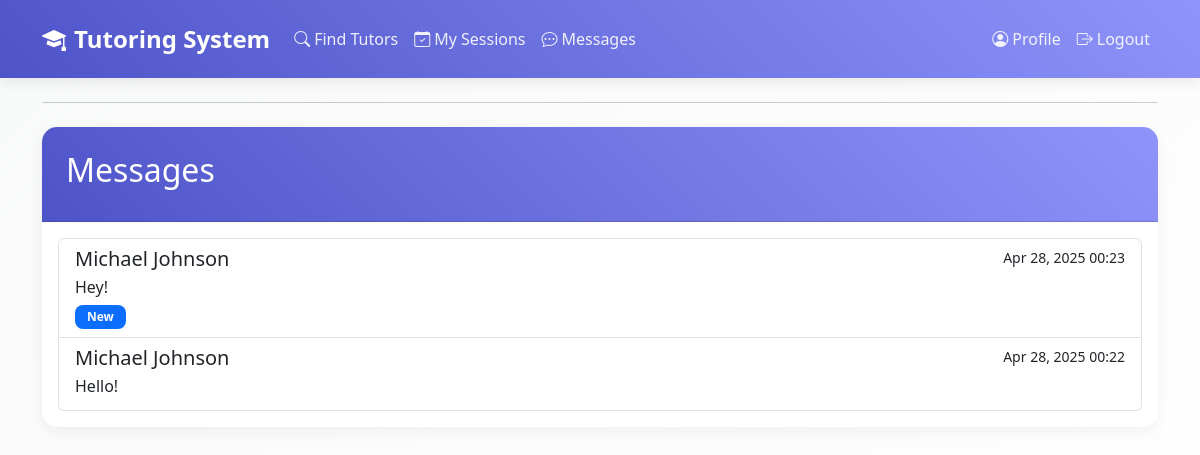
/messages/ (signed in), run on the app's committed database.
### core/models.py (models this page shows, shortened)
class Message(models.Model):
    sender = models.ForeignKey(User, on_delete=models.CASCADE, related_name='sent_messages')
    receiver = models.ForeignKey(User, on_delete=models.CASCADE, related_name='received_messages')
    content = models.TextField()
    timestamp = models.DateTimeField(auto_now_add=True)
    is_read = models.BooleanField(default=False)

### core/views.py (the view)
# urls.py: path('messages/', views.messages_view, name='messages'),
@login_required
def messages_view(request):
    conversations = ChatMessage.objects.filter(
        Q(sender=request.user) | Q(receiver=request.user)
    ).order_by('-timestamp')
    return render(request, 'core/messages.html', {'conversations': conversations})

### core/context_processors.py (called while the page is built)
def paypal_settings(request):
    return {
        'PAYPAL_DONATE_BUSINESS_EMAIL': settings.PAYPAL_DONATE_BUSINESS_EMAIL,
        'PAYPAL_DONATE_CURRENCY':       settings.PAYPAL_DONATE_CURRENCY,
    }

### templates/core/messages.html (shortened to what this page needs)
{% extends 'base.html' %}
{% block content %}
<div class="row">
    <div class="col-md-12">
        <div class="card">
            <div class="card-header">
                <h2>Messages</h2>
            </div>
            <div class="card-body">
                {% if conversations %}
                <div class="list-group">
                    {% for message in conversations %}
                    <a href="{% url 'send_message' message.sender.id %}" class="list-group-item list-group-item-action">
                        <div class="d-flex w-100 justify-content-between">
                            <h5 class="mb-1">
                                {% if message.sender == request.user %}
                                    {{ message.receiver.username }}
                                {% else %}
                                    {{ message.sender.username }}
                                {% endif %}
                            </h5>
                            <small>{{ message.timestamp|date:"M d, Y H:i" }}</small>
                        </div>
                        <p class="mb-1">{{ message.content|truncatechars:100 }}</p>
                        {% if not message.is_read and message.receiver == request.user %}
                            <span class="badge bg-primary">New</span>
                        {% endif %}
                    </a>
                    {% endfor %}
                </div>
                {% else %}
                <div class="alert alert-info">
                    You don't have any messages yet.
                    <a href="{% url 'tutor_search' %}">Find a tutor</a> to start a conversation.
                </div>
                {% endif %}
            </div>
        </div>
    </div>
</div>
{% endblock %}

### templates/base.html (style rules this page uses)
:root { --primary-color: #4e54c8; --secondary-color: #8f94fb; --accent-color: #ff6b6b; --background-color: #f8f9fa; --text-color: #2d3436; }
body { background: linear-gradient(135deg, var(--background-color) 0%, #ffffff 100%); color: var(--text-color); min-height: 100vh; }
.card { border: none; border-radius: 15px; box-shadow: 0 5px 15px rgba(0, 0, 0, 0.05); transition: all 0.3s ease; background: white; animation: fadeIn 0.5s ease-in-out; }
.card-header { background: linear-gradient(45deg, var(--primary-color), var(--secondary-color)); color: white; border-radius: 15px 15px 0 0 !important; padding: 1.5rem; position: relative; overflow: hidden; }
.card-header::before { content: ''; position: absolute; top: 0; left: 0; width: 100%; height: 100%; background: linear-gradient(45deg, transparent, rgba(255, 255, 255, 0.1)); transform: translateX(-100%); transition: transform 0.6s ease; }
.badge { padding: 0.5em 1em; border-radius: 8px; font-weight: 600; }

### data on the page
Message: sender.username "Michael Johnson", timestamp "Apr 28, 2025 00:23", content "Hey!", is_read "New"
Message: receiver.username "Michael Johnson", timestamp "Apr 28, 2025 00:22", content "Hello!"
